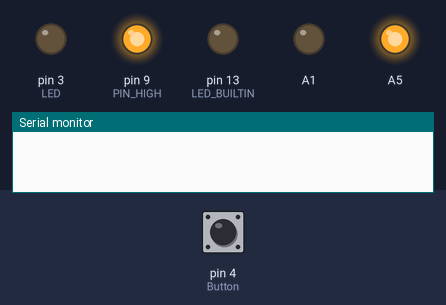
Bench run of a sketch on a simulated Arduino Uno, built with avr-gcc and run on an emulated ATmega328P. Parts: output pins drawn as LEDs (lit = HIGH), the last lines printed to the serial monitor. Inputs (shaded band) come from the test bench; at power-on: pin 4 (Button) LOW.

Above: at 4.8 s.
4.9 s: pin 4 (Button) pulled HIGH for 2.35 s
At 8.4 s:
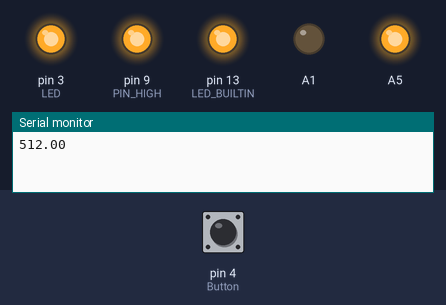
Timing chart, 0 to 10.5 s (numbered marks = the images above; inputs shaded):
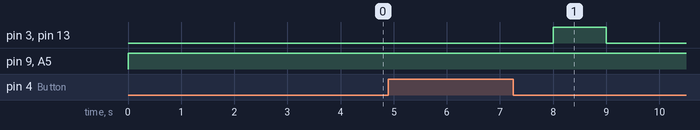

The sketch:

Coss.ino
```cpp
const int Button = 4;
int Buttonstate=0;
int LED = 3;
int PIN_HIGH=9;
float val=0;

void setup() {

  Serial.begin(9600);           //  setup serial
  // initialize digital pin LED_BUILTIN as an output.
  pinMode(LED_BUILTIN, OUTPUT);
  pinMode(Button, INPUT);
  pinMode(LED, OUTPUT);
  pinMode(PIN_HIGH, OUTPUT);
  pinMode(A1, OUTPUT);
  pinMode(A5, OUTPUT);
  pinMode(A3, INPUT);
}

// the loop function runs over and over again forever
void loop() {

  digitalWrite(PIN_HIGH, HIGH);
  Buttonstate = digitalRead(Button);
  digitalWrite(LED_BUILTIN, LOW);
  digitalWrite(LED, LOW);
  digitalWrite(A1, LOW);
  digitalWrite(A5, HIGH);
  delay(2000);
  if (Buttonstate == HIGH)  // Condition to check button input
    {
      digitalWrite(LED_BUILTIN, HIGH);
      digitalWrite(LED, HIGH);
      val = analogRead(A3);  // read the input pin
      Serial.println(val);          // debug value
      delay((val/1023)*2000);
    }
    else
    {
      digitalWrite(LED, LOW);
      digitalWrite(LED_BUILTIN, LOW);
    }

}
```

Measured:
- after the input at 4.9 s, pin 3 (LED), pin 13 (LED_BUILTIN): LOW → HIGH after 3.1 s, → LOW 1.0 s later
